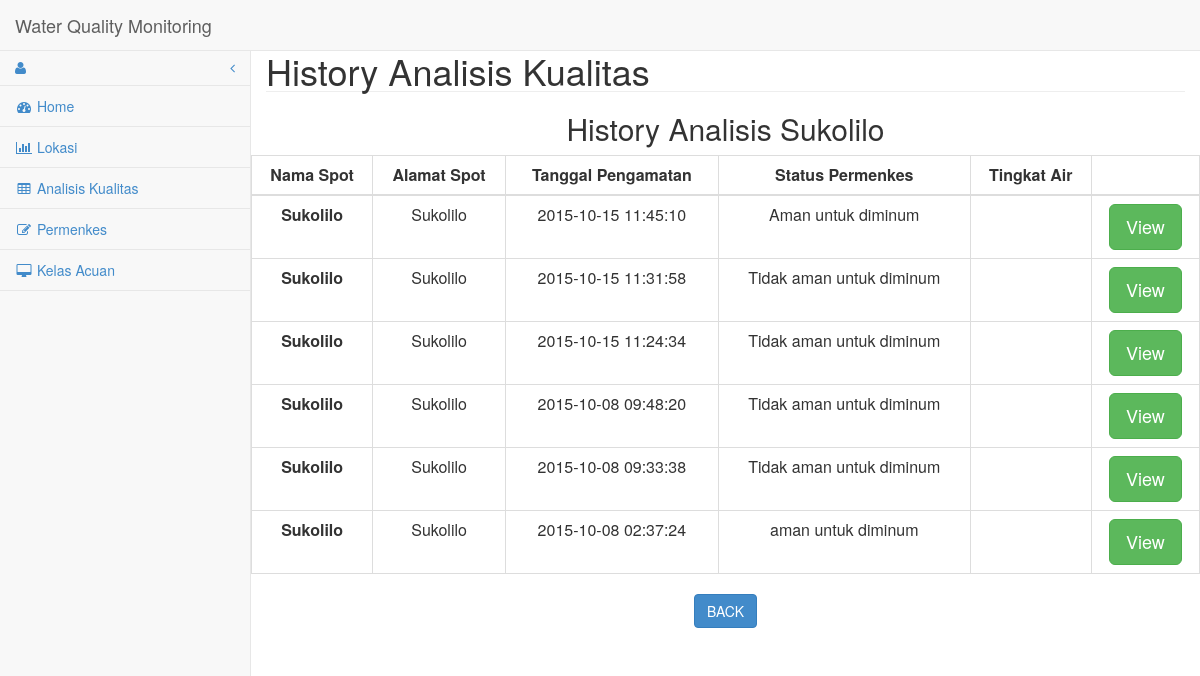
The page /history.php?id=3 on the database its author committed.
### tables this page shows
CREATE TABLE IF NOT EXISTS `lokasi` (
  `id` int(6) unsigned NOT NULL,
  `latitude` float DEFAULT NULL,
  `longitude` float DEFAULT NULL,
  `alamat` varchar(100) DEFAULT NULL,
  `nama` varchar(30) DEFAULT NULL,
  `status` varchar(30) DEFAULT NULL
);

CREATE TABLE IF NOT EXISTS `analisis_kualitas` (
  `id_analisis` int(6) unsigned NOT NULL,
  `tanggal_pengamatan` timestamp NOT NULL DEFAULT CURRENT_TIMESTAMP ON UPDATE CURRENT_TIMESTAMP,
  `status_permenkes` varchar(100) DEFAULT NULL,
  `id` int(6) DEFAULT NULL,
  `status_kelas` varchar(50) DEFAULT NULL,
  `temperatur` float DEFAULT NULL,
  `ph` float DEFAULT NULL,
  `tds` float DEFAULT NULL,
  `cadmium` float DEFAULT NULL,
  `dhl` float DEFAULT NULL,
  `bau` varchar(30) DEFAULT NULL,
  `warna` float DEFAULT NULL,
  `rasa` varchar(30) DEFAULT NULL,
  `besi` float DEFAULT NULL,
  `no2` float DEFAULT NULL,
  `fluorida` float DEFAULT NULL
);

### history.php (the view, shortened to what this page needs)
<?php
$idr=$_GET["id"];
?>
<html xmlns="http://www.w3.org/1999/xhtml" >
<!DOCTYPE html>
<html lang="en">
<head>
    <link href="css/bootstrap.min.css" rel="stylesheet">
    <link href="css/sb-admin-2.css" rel="stylesheet">
    <link href="css/plugins/morris.css" rel="stylesheet">
    <link href="font-awesome/css/font-awesome.min.css" rel="stylesheet" type="text/css">
</head>
<body>
    <div id="wrapper">
        <nav class="navbar navbar-default navbar-static-top" role="navigation" style="margin-bottom: 0">
            <div class="navbar-header">
                <a class="navbar-brand" href="home.php">Water Quality Monitoring</a>
            </div>
            <div class="navbar-default sidebar" role="navigation">
                <div class="sidebar-nav navbar-collapse">
                    <ul class="nav" id="side-menu">
                    <li class="dropdown">
                        <a href="#" class="dropdown-toggle" data-toggle="dropdown"><i class="fa fa-user"></i> <?php echo $_SESSION["user"]; ?> <span class="fa arrow"></span></a>
                    </li>
                    <li>
                        <a href="home.php"><i class="fa fa-fw fa-dashboard"></i> Home</a>
                    </li>
                    <li>
                        <a href="lokasi.php"><i class="fa fa-fw fa-bar-chart-o"></i> Lokasi</a>
                    </li>
                    <li   class="active">
                        <a href="analisis_kualitas.php"><i class="fa fa-fw fa-table"></i> Analisis Kualitas</a>
                    </li>
                    <li>
                        <a href="permenkes.php"><i class="fa fa-fw fa-edit"></i> Permenkes</a>
                    </li>
                    <li>
                        <a href="kelasacuan.php"><i class="fa fa-fw fa-desktop"></i> Kelas Acuan</a>
                    </li>
                </ul>
            </div>
        </div>
        </nav>
        <div id="page-wrapper" style="padding:0">
            <div class="container-fluid">
                <div class="row">
                    <div class="col-lg-12">
                        <h1 class="page-header" style="margin:0; padding:0">
                             History Analisis Kualitas
                        </h1>
                    </div>
                </div>
                <div class="row">
						<?php
										$result1 = mysql_query("SELECT * FROM analisis_kualitas, lokasi where lokasi.id='$idr' ORDER BY tanggal_pengamatan DESC");
										while ($row1 = mysql_fetch_assoc($result1)) {
											$lok = $row1['nama'];
										}
										?>
                    <div class="col-lg-12" style="margin:0; padding:0">
                        <center><h2>History Analisis <?php echo $lok;?></h2>
                        <div class="table-responsive">
                            <table class="table table-bordered table-hover">
                                <thead>
                                    <tr>
                                        <th><center>Nama Spot</th>
										<th><center>Alamat Spot</th>
                                        <th><center>Tanggal Pengamatan</th>
										<th><center>Status Permenkes</th>
										<th><center>Tingkat Air</th>
										<th><center></th>
                                    </tr>
                                </thead>
								<tbody>
										<?php
										$result = mysql_query("SELECT * FROM analisis_kualitas, lokasi where lokasi.id='$idr' and lokasi.id=analisis_kualitas.id ORDER BY tanggal_pengamatan DESC");
										while ($row = mysql_fetch_assoc($result)) {
											$id = $row['id_analisis'];
											$tanggal = $row['tanggal_pengamatan'];
											$nama = $row['nama'];
											$isi = $row['status_permenkes'];
											$tingkat_air=$row['tingkat_air'];
											$alamat = $row['alamat'];
											echo "<tr><td><center><b>"."$nama"."  </td>";
											echo "<td><center>"."$alamat"."</td>";
											echo "<td><center>"."$tanggal"."</td>";
											echo "<td><center>"."$isi"."</td>";
											echo "<td><center>"."$tingkat_air"."</td>";
											echo "<td><center><a href=\"openhistory.php?id=$id\"><button type=\"button\" class=\"btn btn-lg btn-success\">View</button></a></td></tr>";
										}
									?>
								</tbody>
                            </table>
                        </div>
						<center><a href="analisis_kualitas.php" class="btn btn-primary" role="button">BACK</a><br><br>
                </div>
                </div>
            </div>
        </div>
    </div>
</body>
</html>

### css/sb-admin-2.css (style rules this page uses)
body { background-color: #f8f8f8; }
#wrapper { width: 100%; }
#page-wrapper { padding: 0 15px; min-height: 568px; background-color: #fff; }
@media (min-width:768px) { #page-wrapper { position: inherit; margin: 0 0 0 250px; padding: 0 30px; border-left: 1px solid #e7e7e7; } }
.sidebar .sidebar-nav.navbar-collapse { padding-right: 0; padding-left: 0; }
.sidebar ul li { border-bottom: 1px solid #e7e7e7; }
.sidebar .arrow { float: right; }
.sidebar .fa.arrow:before { content: "\f104"; }
@media (min-width:768px) { .sidebar { z-index: 1; position: absolute; width: 250px; margin-top: 51px; } }

### rows shown on the page
lokasi: nama "Sukolilo"
analisis_kualitas: lokasi.nama "Sukolilo", lokasi.alamat "Sukolilo", tanggal_pengamatan "2015-10-15 11:45:10", status_permenkes "Aman untuk diminum"
analisis_kualitas: lokasi.nama "Sukolilo", lokasi.alamat "Sukolilo", tanggal_pengamatan "2015-10-15 11:31:58", status_permenkes "Tidak aman untuk diminum"
analisis_kualitas: lokasi.nama "Sukolilo", lokasi.alamat "Sukolilo", tanggal_pengamatan "2015-10-15 11:24:34", status_permenkes "Tidak aman untuk diminum"
analisis_kualitas: lokasi.nama "Sukolilo", lokasi.alamat "Sukolilo", tanggal_pengamatan "2015-10-08 09:48:20", status_permenkes "Tidak aman untuk diminum"
analisis_kualitas: lokasi.nama "Sukolilo", lokasi.alamat "Sukolilo", tanggal_pengamatan "2015-10-08 09:33:38", status_permenkes "Tidak aman untuk diminum"
analisis_kualitas: lokasi.nama "Sukolilo", lokasi.alamat "Sukolilo", tanggal_pengamatan "2015-10-08 02:37:24", status_permenkes "aman untuk diminum"
